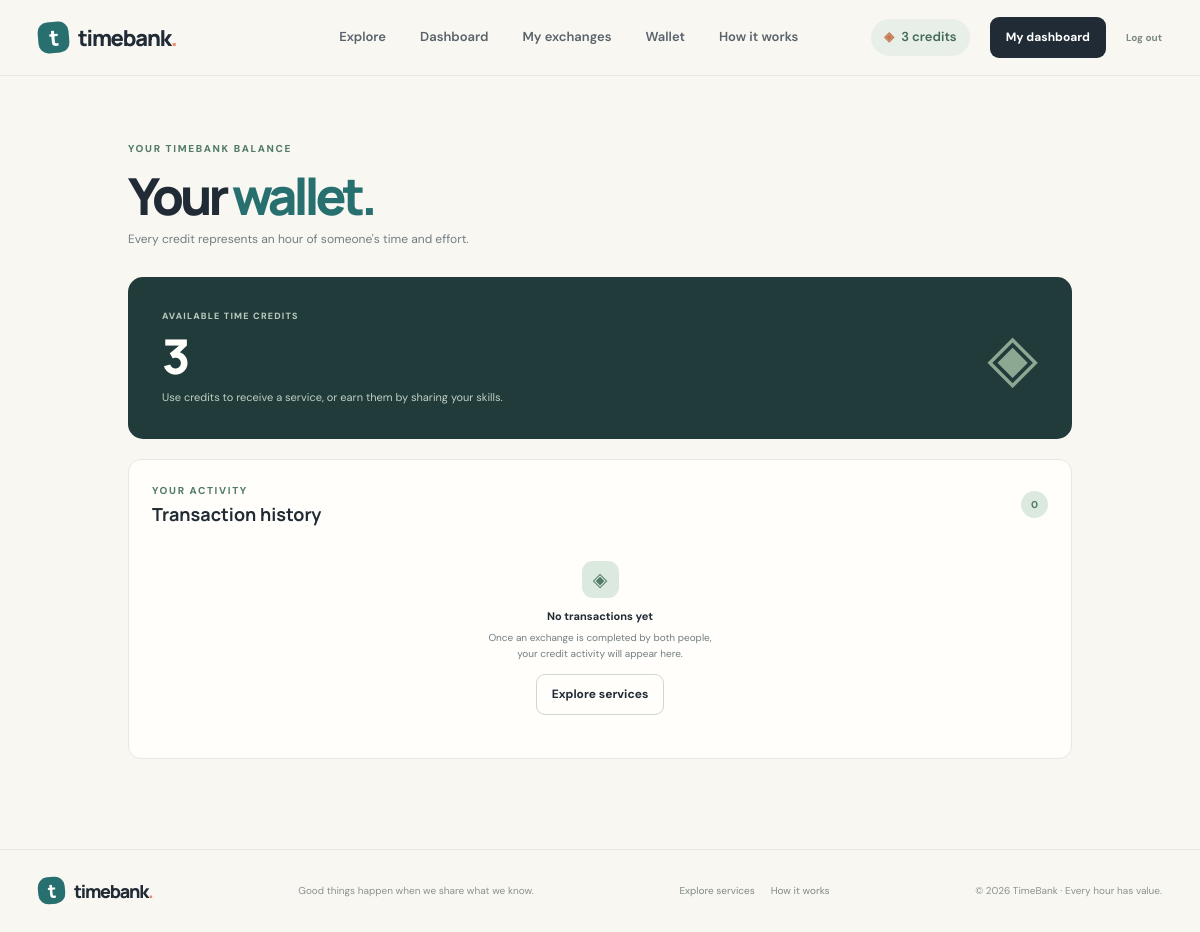
/wallet (signed in), run on an earlier commit of the app's database.
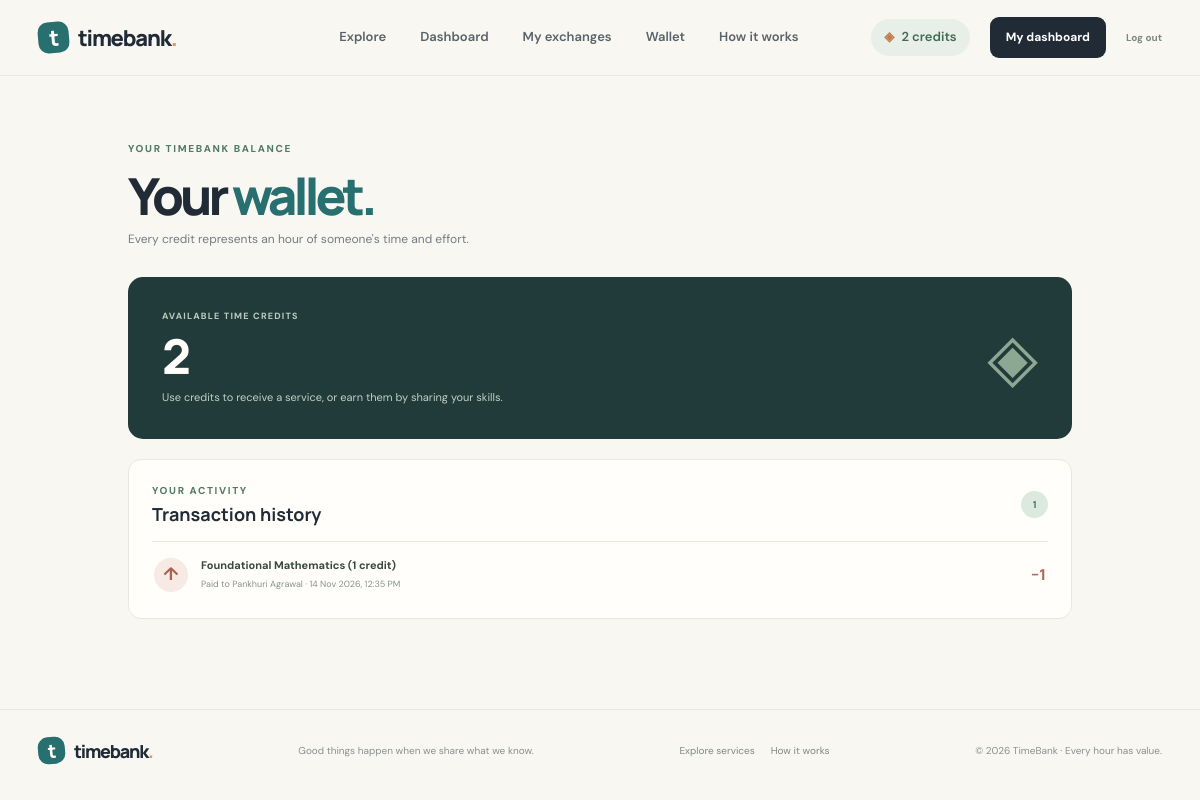
And on a later commit of the database.
### models.py (models this page shows)
class User(UserMixin, db.Model):
    id = db.Column(db.Integer, primary_key=True)
    name = db.Column(db.String(80), nullable=False)
    email = db.Column(db.String(120), unique=True, nullable=False, index=True)
    password_hash = db.Column(db.String(255), nullable=False)
    location = db.Column(db.String(120))
    bio = db.Column(db.String(300))
    credits = db.Column(db.Integer, nullable=False, default=3)
    created_at = db.Column(db.DateTime, default=datetime.utcnow)
    services = db.relationship(
        "Service", backref="owner", lazy=True, cascade="all, delete-orphan"
    )

class Transaction(db.Model):
    id = db.Column(db.Integer, primary_key=True)
    exchange_id = db.Column(
        db.Integer, db.ForeignKey("exchange_request.id"), nullable=False, unique=True
    )
    from_user_id = db.Column(db.Integer, db.ForeignKey("user.id"), nullable=False)
    to_user_id = db.Column(db.Integer, db.ForeignKey("user.id"), nullable=False)
    credits = db.Column(db.Integer, nullable=False)
    description = db.Column(db.String(180), nullable=False)
    created_at = db.Column(db.DateTime, default=datetime.utcnow)
    exchange = db.relationship("ExchangeRequest", backref=db.backref("transaction", uselist=False))
    from_user = db.relationship("User", foreign_keys=[from_user_id])
    to_user = db.relationship("User", foreign_keys=[to_user_id])

### app.py (the view)
@app.route("/wallet")
@login_required
def wallet():
    transactions = Transaction.query.filter(
        or_(Transaction.from_user_id == current_user.id,
            Transaction.to_user_id == current_user.id)
    ).order_by(Transaction.created_at.desc()).all()
    return render_template("wallet.html", transactions=transactions)

### app.py (called while the page is built)
@login_manager.user_loader
def load_user(user_id):
    return db.session.get(User, int(user_id))

### templates/wallet.html (shortened to what this page needs)
{% extends "base.html" %}
{% block content %}
<section class="page-shell wallet-shell">
  <div class="page-intro"><div class="eyebrow">YOUR TIMEBANK BALANCE</div><h1>Your <span>wallet.</span></h1><p class="muted">Every credit represents an hour of someone's time and effort.</p></div>
  <section class="wallet-balance-card">
    <div><div class="stat-label">AVAILABLE TIME CREDITS</div><strong>{{ current_user.credits }}</strong><p>Use credits to receive a service, or earn them by sharing your skills.</p></div>
    <div class="wallet-symbol">◈</div>
  </section>
  <section class="wallet-history panel">
    <div class="panel-heading"><div><div class="eyebrow">YOUR ACTIVITY</div><h2>Transaction history</h2></div><span class="count-bubble">{{ transactions|length }}</span></div>
    {% if transactions %}
      <div class="transaction-list">
        {% for item in transactions %}
          <article class="transaction-row">
            <span class="transaction-icon {{ 'transaction-in' if item.to_user_id == current_user.id else 'transaction-out' }}">{{ '↓' if item.to_user_id == current_user.id else '↑' }}</span>
            <div class="transaction-info"><b>{{ item.description }}</b><small>{% if item.to_user_id == current_user.id %}Received from {{ item.from_user.name }}{% else %}Paid to {{ item.to_user.name }}{% endif %} · {{ item.created_at.strftime('%d %b %Y, %I:%M %p') }}</small></div>
            <strong class="transaction-amount {{ 'amount-positive' if item.to_user_id == current_user.id else 'amount-negative' }}">{{ '+' if item.to_user_id == current_user.id else '−' }}{{ item.credits }}</strong>
          </article>
        {% endfor %}
      </div>
    {% else %}
      <div class="exchange-empty wallet-empty"><span>◈</span><b>No transactions yet</b><p>Once an exchange is completed by both people, your credit activity will appear here.</p><a class="button button-outline button-small" href="{{ url_for('explore') }}">Explore services</a></div>
    {% endif %}
  </section>
</section>
{% endblock %}

### templates/base.html (shortened to what this page needs)
<!DOCTYPE html>
<html lang="en">
<head>
  <link rel="stylesheet" href="{{ url_for('static', filename='css/style.css') }}">
  <link rel="stylesheet" href="{{ url_for('static', filename='css/components.css') }}">
</head>
<body>
  <header class="site-header">
    <div class="nav-wrap">
      <a class="brand" href="{{ url_for('index') }}">
        <span class="brand-mark">t</span><span>timebank<span class="brand-dot">.</span></span>
      </a>
      <nav class="main-nav" aria-label="Main navigation">
        <a href="{{ url_for('explore') }}">Explore</a>
        {% if current_user.is_authenticated %}
          <a href="{{ url_for('dashboard') }}">Dashboard</a>
          <a href="{{ url_for('exchanges') }}">My exchanges</a>
          <a href="{{ url_for('wallet') }}">Wallet</a>
        {% endif %}
        <a href="{{ url_for('index') }}#how-it-works">How it works</a>
      </nav>
      <div class="nav-actions">
        {% if current_user.is_authenticated %}
          <a class="credit-pill" href="{{ url_for('wallet') }}"><span class="coin">◈</span> {{ current_user.credits }} credits</a>
          <a class="button button-dark button-small" href="{{ url_for('dashboard') }}">My dashboard</a>
          <a class="nav-logout" href="{{ url_for('logout') }}" aria-label="Log out">Log out</a>
        {% else %}
          <a class="nav-login" href="{{ url_for('login') }}">Log in</a>
          <a class="button button-dark button-small" href="{{ url_for('signup') }}">Join TimeBank <span>↗</span></a>
        {% endif %}
      </div>
    </div>
  </header>
  <main>
    {% block content %}{% endblock %}
  </main>
  <footer class="site-footer">
    <div class="footer-inner">
      <a class="brand brand-footer" href="{{ url_for('index') }}"><span class="brand-mark">t</span><span>timebank<span class="brand-dot">.</span></span></a>
      <p>Good things happen when we share what we know.</p>
      <div class="footer-links"><a href="{{ url_for('explore') }}">Explore services</a><a href="{{ url_for('index') }}#how-it-works">How it works</a></div>
      <span>© 2026 TimeBank · Every hour has value.</span>
    </div>
  </footer>
</body>
</html>

### static/css/style.css (style rules this page uses)
:root { --ink: #202b36; --muted: #737d82; --paper: #f8f7f2; --white: #fffefa; --line: #e9e7df; --sage: #dce9df; --sage-strong: #527b67; --teal: #286f70; --coral: #e88d72; --coral-soft: #f8e3d9; --lilac: #e9e3f2; --shadow: 0 16px 45px rgba(36, 48, 55, .07); }
* { box-sizing: border-box; }
html { scroll-behavior: smooth; }
body { margin: 0; background: var(--paper); color: var(--ink); font-family: "DM Sans", sans-serif; line-height: 1.55; }
a { color: inherit; text-decoration: none; }
.site-header { height: 76px; border-bottom: 1px solid rgba(32,43,54,.07); background: rgba(248,247,242,.94); position: sticky; top: 0; z-index: 20; backdrop-filter: blur(14px); }
.nav-wrap { max-width: 1180px; height: 100%; padding: 0 28px; margin: auto; display: flex; align-items: center; justify-content: space-between; }
.brand { display: inline-flex; align-items: center; gap: 9px; font: 800 22px "Manrope", sans-serif; letter-spacing: -1.2px; }
.brand-mark { width: 31px; height: 31px; border-radius: 10px; display: grid; place-items: center; background: var(--teal); color: white; font: 800 22px "Manrope"; transform: rotate(-5deg); }
.brand-dot { color: var(--coral); }
.main-nav { display: flex; gap: 34px; margin-left: 90px; color: #59636a; font-size: 13px; font-weight: 600; }
.nav-actions { display: flex; align-items: center; gap: 20px; font-size: 13px; font-weight: 600; }
.credit-pill { background: #e8eee8; color: #416a57; border-radius: 30px; padding: 8px 13px; }
.coin { color: #c47a4d; margin-right: 4px; }
.button { display: inline-flex; justify-content: center; align-items: center; gap: 18px; border: 1px solid transparent; border-radius: 9px; padding: 14px 20px; font-size: 13px; font-weight: 700; cursor: pointer; transition: transform .18s, background .18s, box-shadow .18s; }
.button-dark { background: var(--ink); color: white; }
.button-small { padding: 10px 15px; font-size: 12px; }
.eyebrow { color: var(--sage-strong); font-size: 10px; letter-spacing: 1.65px; font-weight: 800; }
.hero h1, .page-intro h1, .form-page h1, .auth-aside h1 { font: 800 clamp(48px, 6vw, 76px)/1.05 "Manrope", sans-serif; letter-spacing: -4px; margin: 21px 0 19px; }
.highlight-word, .section-heading h2 span, .page-intro h1 span, .form-page h1 span { color: var(--teal); }
.site-footer { border-top: 1px solid var(--line); }
.footer-inner { max-width: 1180px; padding: 23px 28px; margin: auto; display: flex; align-items: center; justify-content: space-between; }
.brand-footer { font-size: 18px; }
.brand-footer .brand-mark { width: 27px; height: 27px; font-size: 19px; }
.footer-inner p, .footer-inner > span { color: #8a918f; font-size: 10px; }
.muted { color: var(--muted); }
.dashboard-shell, .page-shell { max-width: 1120px; padding: 65px 28px 90px; margin: auto; }
.stat-label { display: block; font-size: 9px; letter-spacing: 1.2px; color: #77837b; font-weight: 800; }
.panel { background: var(--white); border: 1px solid var(--line); border-radius: 13px; padding: 22px; }
.panel-heading { display: flex; justify-content: space-between; align-items: center; margin-bottom: 15px; }
.panel-heading h2, .quick-panel h2 { font: 700 18px "Manrope"; margin: 4px 0 0; }
.page-intro { margin-bottom: 27px; }
.page-intro h1 { font-size: 51px; margin: 12px 0 8px; }
.page-intro p { font-size: 12px; margin: 0; }

What changed in the data, as far as the page shows it:
changed User: credits "3" → "2"
added Transaction: to_user_id "↑", description "Foundational Mathematics (1 credit)", to_user.name "Pankhuri Agrawal", created_at "14 Nov 2026, 12:35 PM", to_user_id "−", credits "1"
Also different on the page:
{{ transactions|length }}: "0" → "1"
text no longer shown: "◈ No transactions yet Once an exchange is completed by both people, your credit activity will appear here. Explore services"
